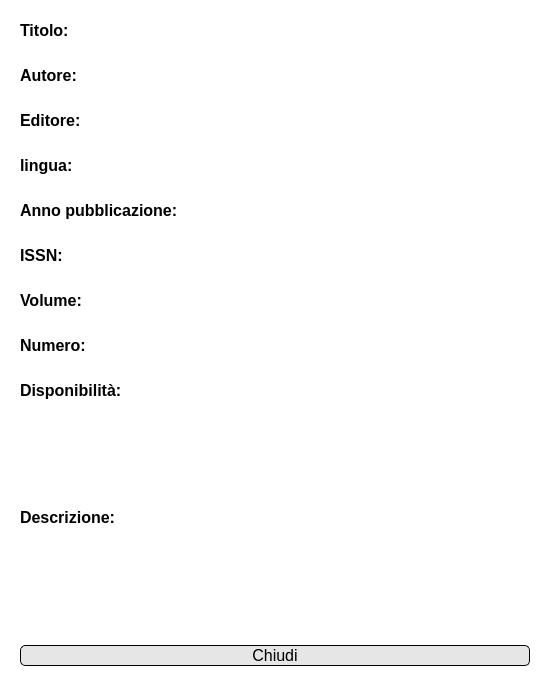
<?xml version="1.0" encoding="UTF-8"?>
<ui version="4.0">
 <class>Dialog</class>
 <widget class="QDialog" name="Dialog">
  <property name="windowModality">
   <enum>Qt::NonModal</enum>
  </property>
  <property name="geometry">
   <rect>
    <x>0</x>
    <y>0</y>
    <width>550</width>
    <height>697</height>
   </rect>
  </property>
  <property name="minimumSize">
   <size>
    <width>550</width>
    <height>0</height>
   </size>
  </property>
  <property name="windowTitle">
   <string>Visualizza rivista</string>
  </property>
  <property name="windowIcon">
   <iconset>
    <normaloff>../Resources/logo.png</normaloff>../Resources/logo.png</iconset>
  </property>
  <property name="styleSheet">
   <string notr="true">QDialog#Dialog {
background-color: rgb(255, 255, 255);
color:black;
}</string>
  </property>
  <property name="modal">
   <bool>true</bool>
  </property>
  <layout class="QVBoxLayout" name="verticalLayout">
   <item>
    <widget class="QWidget" name="widget_2" native="true">
     <layout class="QHBoxLayout" name="horizontalLayout_4">
      <item>
       <widget class="QLabel" name="label">
        <property name="minimumSize">
         <size>
          <width>250</width>
          <height>0</height>
         </size>
        </property>
        <property name="maximumSize">
         <size>
          <width>250</width>
          <height>16777215</height>
         </size>
        </property>
        <property name="font">
         <font>
          <pointsize>12</pointsize>
          <weight>75</weight>
          <bold>true</bold>
         </font>
        </property>
        <property name="text">
         <string>Titolo:</string>
        </property>
       </widget>
      </item>
      <item>
       <widget class="QLineEdit" name="titolo">
        <property name="font">
         <font>
          <pointsize>12</pointsize>
         </font>
        </property>
        <property name="styleSheet">
         <string notr="true">border:None</string>
        </property>
        <property name="readOnly">
         <bool>true</bool>
        </property>
       </widget>
      </item>
     </layout>
    </widget>
   </item>
   <item>
    <widget class="QWidget" name="widget_4" native="true">
     <layout class="QHBoxLayout" name="horizontalLayout_3">
      <item>
       <widget class="QLabel" name="label_3">
        <property name="minimumSize">
         <size>
          <width>250</width>
          <height>0</height>
         </size>
        </property>
        <property name="maximumSize">
         <size>
          <width>250</width>
          <height>16777215</height>
         </size>
        </property>
        <property name="font">
         <font>
          <pointsize>12</pointsize>
          <weight>75</weight>
          <bold>true</bold>
         </font>
        </property>
        <property name="text">
         <string>Autore:</string>
        </property>
       </widget>
      </item>
      <item>
       <widget class="QLineEdit" name="autore">
        <property name="font">
         <font>
          <pointsize>12</pointsize>
         </font>
        </property>
        <property name="styleSheet">
         <string notr="true">border:None</string>
        </property>
        <property name="readOnly">
         <bool>true</bool>
        </property>
       </widget>
      </item>
     </layout>
    </widget>
   </item>
   <item>
    <widget class="QWidget" name="widget_3" native="true">
     <layout class="QHBoxLayout" name="horizontalLayout">
      <item>
       <widget class="QLabel" name="label_5">
        <property name="minimumSize">
         <size>
          <width>250</width>
          <height>0</height>
         </size>
        </property>
        <property name="maximumSize">
         <size>
          <width>250</width>
          <height>16777215</height>
         </size>
        </property>
        <property name="font">
         <font>
          <pointsize>12</pointsize>
          <weight>75</weight>
          <bold>true</bold>
         </font>
        </property>
        <property name="text">
         <string>Editore:</string>
        </property>
       </widget>
      </item>
      <item>
       <widget class="QLineEdit" name="editore">
        <property name="font">
         <font>
          <pointsize>12</pointsize>
         </font>
        </property>
        <property name="styleSheet">
         <string notr="true">border:None</string>
        </property>
        <property name="readOnly">
         <bool>true</bool>
        </property>
       </widget>
      </item>
     </layout>
    </widget>
   </item>
   <item>
    <widget class="QWidget" name="widget_5" native="true">
     <layout class="QHBoxLayout" name="horizontalLayout_5">
      <item>
       <widget class="QLabel" name="label_9">
        <property name="minimumSize">
         <size>
          <width>250</width>
          <height>0</height>
         </size>
        </property>
        <property name="maximumSize">
         <size>
          <width>250</width>
          <height>16777215</height>
         </size>
        </property>
        <property name="font">
         <font>
          <pointsize>12</pointsize>
          <weight>75</weight>
          <bold>true</bold>
         </font>
        </property>
        <property name="text">
         <string>lingua:</string>
        </property>
       </widget>
      </item>
      <item>
       <widget class="QLineEdit" name="lingua">
        <property name="font">
         <font>
          <pointsize>12</pointsize>
         </font>
        </property>
        <property name="styleSheet">
         <string notr="true">border:None</string>
        </property>
        <property name="readOnly">
         <bool>true</bool>
        </property>
       </widget>
      </item>
     </layout>
    </widget>
   </item>
   <item>
    <widget class="QWidget" name="widget_8" native="true">
     <layout class="QHBoxLayout" name="horizontalLayout_8">
      <item>
       <widget class="QLabel" name="label_15">
        <property name="minimumSize">
         <size>
          <width>250</width>
          <height>0</height>
         </size>
        </property>
        <property name="maximumSize">
         <size>
          <width>250</width>
          <height>16777215</height>
         </size>
        </property>
        <property name="font">
         <font>
          <pointsize>12</pointsize>
          <weight>75</weight>
          <bold>true</bold>
         </font>
        </property>
        <property name="text">
         <string>Anno pubblicazione:</string>
        </property>
       </widget>
      </item>
      <item>
       <widget class="QLineEdit" name="annoPubblicazione">
        <property name="font">
         <font>
          <pointsize>12</pointsize>
         </font>
        </property>
        <property name="styleSheet">
         <string notr="true">border:None</string>
        </property>
        <property name="readOnly">
         <bool>true</bool>
        </property>
       </widget>
      </item>
     </layout>
    </widget>
   </item>
   <item>
    <widget class="QWidget" name="widget" native="true">
     <layout class="QHBoxLayout" name="horizontalLayout_2">
      <item>
       <widget class="QLabel" name="label_7">
        <property name="minimumSize">
         <size>
          <width>250</width>
          <height>0</height>
         </size>
        </property>
        <property name="maximumSize">
         <size>
          <width>250</width>
          <height>16777215</height>
         </size>
        </property>
        <property name="font">
         <font>
          <pointsize>12</pointsize>
          <weight>75</weight>
          <bold>true</bold>
         </font>
        </property>
        <property name="text">
         <string>ISSN:</string>
        </property>
       </widget>
      </item>
      <item>
       <widget class="QLineEdit" name="ISSN">
        <property name="font">
         <font>
          <pointsize>12</pointsize>
         </font>
        </property>
        <property name="styleSheet">
         <string notr="true">border:None</string>
        </property>
        <property name="readOnly">
         <bool>true</bool>
        </property>
       </widget>
      </item>
     </layout>
    </widget>
   </item>
   <item>
    <widget class="QWidget" name="widget_10" native="true">
     <property name="minimumSize">
      <size>
       <width>0</width>
       <height>0</height>
      </size>
     </property>
     <layout class="QHBoxLayout" name="horizontalLayout_10">
      <item>
       <widget class="QLabel" name="label_12">
        <property name="minimumSize">
         <size>
          <width>250</width>
          <height>0</height>
         </size>
        </property>
        <property name="maximumSize">
         <size>
          <width>250</width>
          <height>16777215</height>
         </size>
        </property>
        <property name="font">
         <font>
          <pointsize>12</pointsize>
          <weight>75</weight>
          <bold>true</bold>
         </font>
        </property>
        <property name="text">
         <string>Volume:</string>
        </property>
       </widget>
      </item>
      <item>
       <widget class="QLineEdit" name="volume">
        <property name="font">
         <font>
          <pointsize>12</pointsize>
         </font>
        </property>
        <property name="styleSheet">
         <string notr="true">border:None</string>
        </property>
        <property name="readOnly">
         <bool>true</bool>
        </property>
       </widget>
      </item>
     </layout>
    </widget>
   </item>
   <item>
    <widget class="QWidget" name="widget_11" native="true">
     <property name="minimumSize">
      <size>
       <width>0</width>
       <height>0</height>
      </size>
     </property>
     <layout class="QHBoxLayout" name="horizontalLayout_12">
      <item>
       <widget class="QLabel" name="label_16">
        <property name="minimumSize">
         <size>
          <width>250</width>
          <height>0</height>
         </size>
        </property>
        <property name="maximumSize">
         <size>
          <width>250</width>
          <height>16777215</height>
         </size>
        </property>
        <property name="font">
         <font>
          <pointsize>12</pointsize>
          <weight>75</weight>
          <bold>true</bold>
         </font>
        </property>
        <property name="text">
         <string>Numero:</string>
        </property>
       </widget>
      </item>
      <item>
       <widget class="QLineEdit" name="numero">
        <property name="font">
         <font>
          <pointsize>12</pointsize>
         </font>
        </property>
        <property name="styleSheet">
         <string notr="true">border:None</string>
        </property>
        <property name="readOnly">
         <bool>true</bool>
        </property>
       </widget>
      </item>
     </layout>
    </widget>
   </item>
   <item>
    <widget class="QWidget" name="widget_6" native="true">
     <layout class="QHBoxLayout" name="horizontalLayout_13">
      <item>
       <widget class="QLabel" name="label_17">
        <property name="minimumSize">
         <size>
          <width>250</width>
          <height>0</height>
         </size>
        </property>
        <property name="maximumSize">
         <size>
          <width>250</width>
          <height>16777215</height>
         </size>
        </property>
        <property name="font">
         <font>
          <pointsize>12</pointsize>
          <weight>75</weight>
          <bold>true</bold>
         </font>
        </property>
        <property name="text">
         <string>Disponibilità:</string>
        </property>
       </widget>
      </item>
      <item>
       <widget class="QLineEdit" name="quantita">
        <property name="font">
         <font>
          <pointsize>12</pointsize>
         </font>
        </property>
        <property name="styleSheet">
         <string notr="true">border:None</string>
        </property>
        <property name="readOnly">
         <bool>true</bool>
        </property>
       </widget>
      </item>
     </layout>
    </widget>
   </item>
   <item>
    <widget class="QWidget" name="widget_7" native="true">
     <layout class="QHBoxLayout" name="horizontalLayout_14">
      <item>
       <widget class="QLabel" name="label_18">
        <property name="minimumSize">
         <size>
          <width>250</width>
          <height>0</height>
         </size>
        </property>
        <property name="maximumSize">
         <size>
          <width>250</width>
          <height>16777215</height>
         </size>
        </property>
        <property name="font">
         <font>
          <pointsize>12</pointsize>
          <weight>75</weight>
          <bold>true</bold>
         </font>
        </property>
        <property name="text">
         <string>Descrizione:</string>
        </property>
       </widget>
      </item>
      <item>
       <widget class="QTextEdit" name="descrizione">
        <property name="font">
         <font>
          <pointsize>12</pointsize>
         </font>
        </property>
        <property name="styleSheet">
         <string notr="true">border:None</string>
        </property>
        <property name="readOnly">
         <bool>true</bool>
        </property>
       </widget>
      </item>
     </layout>
    </widget>
   </item>
   <item>
    <widget class="QWidget" name="widget_9" native="true">
     <layout class="QHBoxLayout" name="horizontalLayout_15">
      <property name="topMargin">
       <number>20</number>
      </property>
      <property name="bottomMargin">
       <number>20</number>
      </property>
      <item>
       <widget class="QPushButton" name="chiudiButton">
        <property name="font">
         <font>
          <pointsize>12</pointsize>
         </font>
        </property>
        <property name="styleSheet">
         <string notr="true">QPushButton#chiudiButton {
	border: 1px solid;
	background-color:rgb(230, 230, 230);
	border-radius: 5px;
	border-color: rgb(0, 0, 0);
}
QPushButton#chiudiButton:hover {
	background-color: rgb(207, 207, 207);
}</string>
        </property>
        <property name="text">
         <string>Chiudi</string>
        </property>
       </widget>
      </item>
     </layout>
    </widget>
   </item>
  </layout>
 </widget>
 <resources/>
 <connections/>
</ui>
